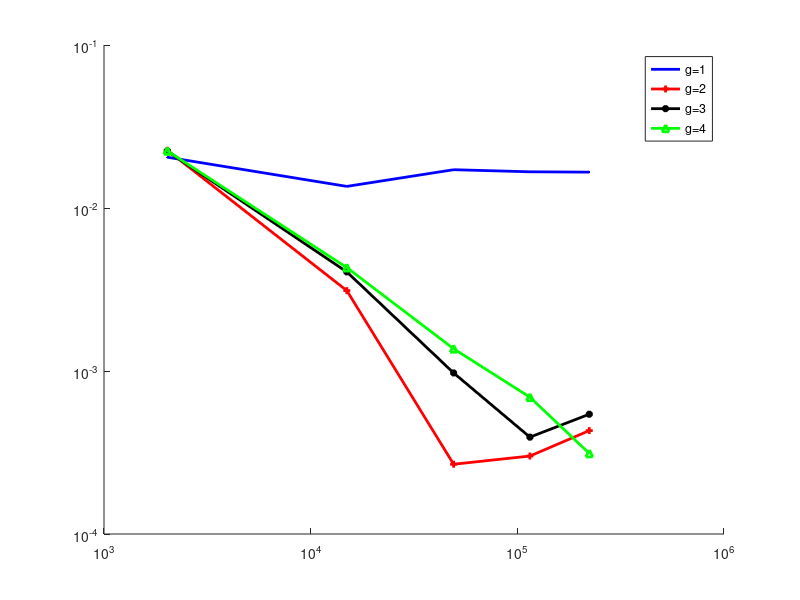

Recreate this plot in MATLAB.
% data_g2=[
%     2024 0.022611 7
%     14960 0.00311351 21
%     49176 0.000267915 27
%     115040 0.000300807 38];
% loglog(data_g2(:,1),data_g2(:,2),'.-','MarkerSize',5,'LineWidth',2)

% col 3 = geometry parameter, g.
data(:,:,1)=[
    2024 2 0.0204932
    14960 23 0.0135701
    49176 30 0.0171776
    115040 40 0.0166776
    222920 46 0.0165963
    ];
data(:,:,2)=[
    2024 2 0.022611
    14960 21 0.00311351
    49176 27 0.000267915
    115040 38 0.000300807
    222920 45 0.000430875
    ];
data(:,:,3)=[
    2024 2 0.02235
    14960 21 0.00405504
    49176 28 0.000972908
    115040 38 0.000392832
    222920 45 0.00054304
    ];
data(:,:,4)=[
    2024 2 0.0224079
    14960 21 0.00430816
    49176 28 0.00136915
    115040 38 0.000690701
    222920 45 0.000312054
    ];
%direct:
% data(:,:,4)=[
%     2024 1 0.0224079
%     14960 1 0.00430789
%     49176 1 0.00136838
%     115040 1 0.000818722
%     222920 45 0.000312054
%     ];

h=figure;
hold on
colours={'.-b' '+-r' '*-k' '^-g'};
for g=1:4
    plot(data(:,1,g),data(:,3,g),colours{g},'MarkerSize',5,'LineWidth',2);
end
set(gca,'XScale','log');
set(gca,'YScale','log');
legend('g=1','g=2','g=3','g=4');


